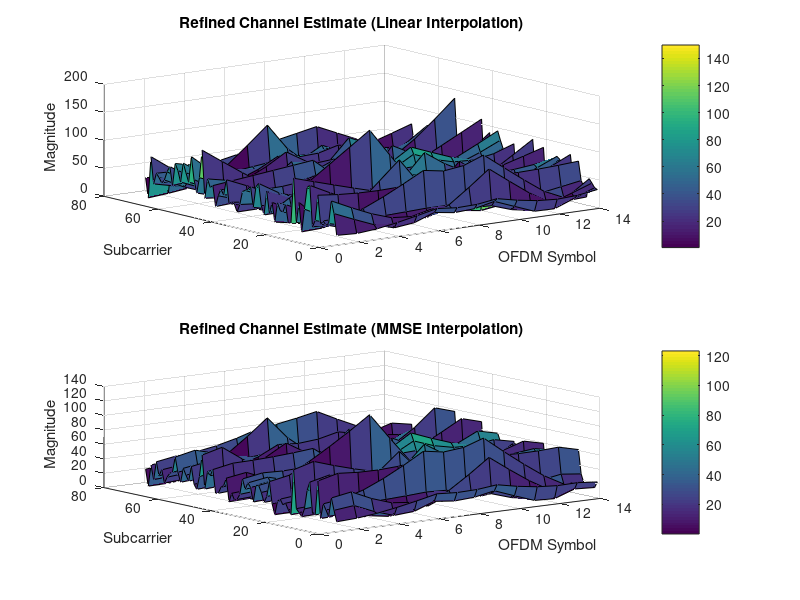
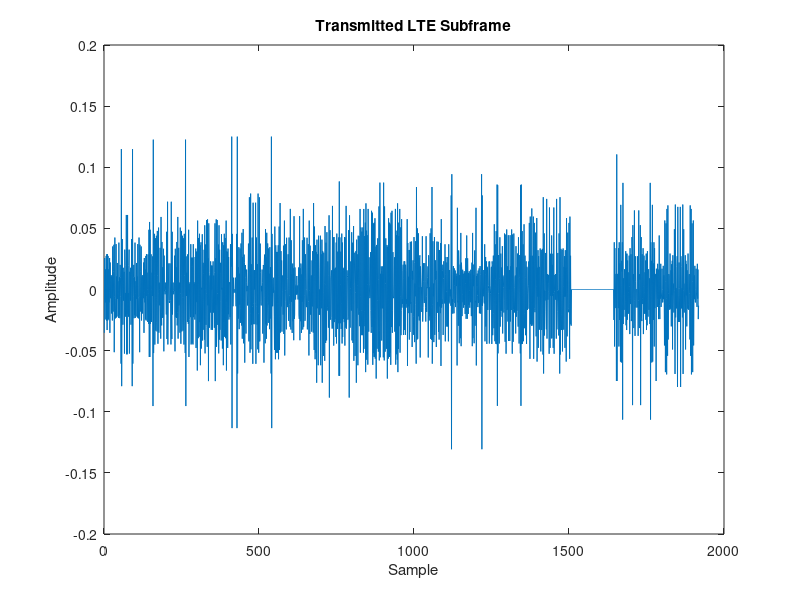
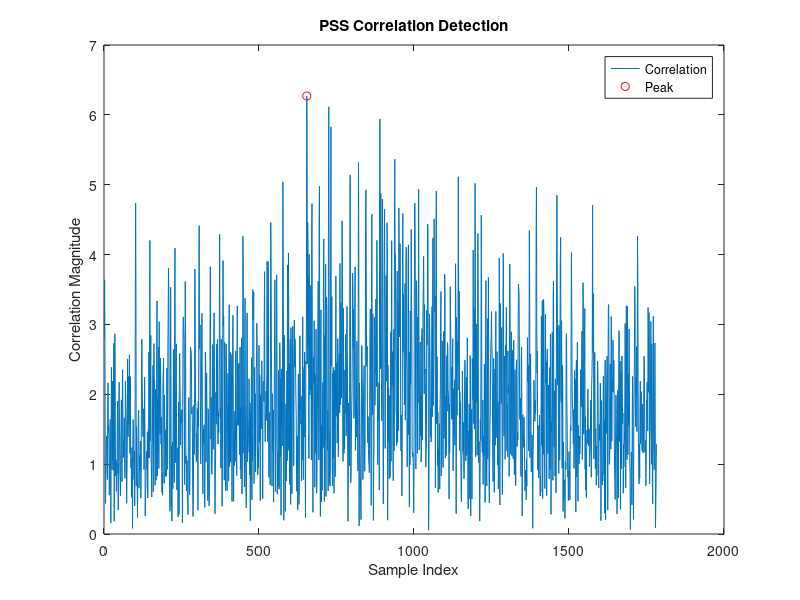
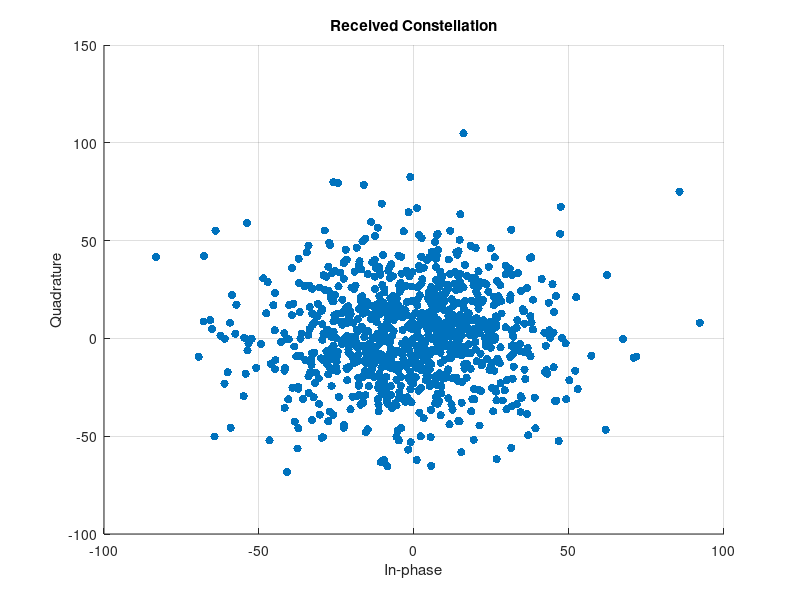

Here is the MATLAB script that generated these plots, in order: (Note: this script raises an error after producing the figures.)
%% Parameters
% LTE Parameters

bandwidth = 1.4e6;          % Bandwidth in Hz
Nrb = 6;                    % Number of resource blocks (1.4 MHz)
Nsc = 12;                   % Subcarriers per RB
Nfft = 128;                 % FFT size (for 1.4 MHz)
Ncp = 9;                    % Cyclic prefix length (~4.7 us)
numSymbols = 14;            % OFDM symbols per subframe (2 slots)
Fs = 1.92e6;                % Sampling rate
subframeDuration = 1e-3;    % 1 ms
Nsubcarriers = Nrb * Nsc;   % Total subcarriers (72)
SNR_dB = 10;                % SNR for AWGN channel
useFading = true;           % Enable multipath fading

% Cell ID Parameters
N_ID_2 = 0;                 % PSS index (0, 1, or 2)
N_ID_1 = 0;                 % SSS index (0 to 167)
PCI = 3 * N_ID_1 + N_ID_2;  % Physical Cell Identity


%% Generate PSS (Zadoff-Chu Sequence)
u = [25, 29, 34];          % Root indices for PSS (N_ID_2 = 0, 1, 2)
pssLen = 62;                % PSS sequence length
pssSeq = zeros(pssLen, 1);
for n = 0:pssLen-1
    pssSeq(n+1) = exp(-1i * pi * u(N_ID_2+1) * n * (n+1) / 63);
end
% Map PSS to 72 subcarriers (centered, DC unused)
pssGrid = zeros(Nsubcarriers, 1);
pssGrid(6:67) = pssSeq;     % Center 62 subcarriers

%% Generate Time-Domain PSS
pssFreq = zeros(Nfft, 1);
startIdx = (Nfft - Nsubcarriers) / 2 + 1; % = 29
pssFreq(startIdx:startIdx+Nsubcarriers-1) = pssGrid;
pssTime = ifft(pssFreq, Nfft);
pssTimeCP = [pssTime(end-Ncp+1:end); pssTime]; % CP + symbol

%% Generate SSS (Placeholder)
sssLen = 62;
sssSeq = exp(1i * pi * (0:sssLen-1)' / sssLen); % Simplified SSS
sssGrid = zeros(Nsubcarriers, 1);
sssGrid(6:67) = sssSeq;
% Time-domain SSS
sssFreq = zeros(Nfft, 1);
sssFreq(startIdx:startIdx+Nsubcarriers-1) = sssGrid;
sssTime = ifft(sssFreq, Nfft);
sssTimeCP = [sssTime(end-Ncp+1:end); sssTime];

%% Generate CRS (Simplified QPSK)
crsSeq = (randi([0 1], Nsubcarriers, 1) * 2 - 1) / sqrt(2);
crsPos = [1, 5, 8, 12];    % Symbols 0, 4, 7, 11 (0-based)

%% Generate Resource Grid (1 subframe)
resourceGrid = zeros(Nsubcarriers, numSymbols);
% PSS (symbol 6, slot 1)
resourceGrid(:, 7) = pssGrid;
% SSS (symbol 5, slot 1)
resourceGrid(:, 6) = sssGrid;
% CRS
for sym = crsPos
    resourceGrid(:, sym+1) = crsSeq;
end
% PBCH (symbols 7-10)
pbchData = (randi([0 1], Nsubcarriers*4, 1) * 2 - 1) / sqrt(2);
pbchGrid = reshape(pbchData, Nsubcarriers, 4);
resourceGrid(:, 8:11) = pbchGrid;
% PDSCH (remaining REs)
for sym = 1:numSymbols
    if ~ismember(sym, [6, 7, 8, 9, 10, 11, 12])
        resourceGrid(:, sym) = (randi([0 1], Nsubcarriers, 1) * 2 - 1) / sqrt(2);
    end
end

%% OFDM Modulation
txSubframe = zeros(Nfft + Ncp, numSymbols);
for sym = 1:numSymbols
    freqSym = zeros(Nfft, 1);
    freqSym(startIdx:startIdx+Nsubcarriers-1) = resourceGrid(:, sym);
    timeSym = ifft(freqSym, Nfft);
    txSubframe(:, sym) = [timeSym(end-Ncp+1:end); timeSym];
end
txFrame = txSubframe(:);

%% Channel Model
% AWGN
noisePower = 10^(-SNR_dB/10);
noise = sqrt(noisePower/2) * (randn(size(txFrame)) + 1i * randn(size(txFrame)));
rxFrame = txFrame + noise;

% Multipath Fading
if useFading
    tau = [0 1e-6]; % Delay spread
    pdb = [0 -3];   % Power delay profile
    fading = zeros(size(txFrame));
    for tap = 1:length(tau)
        gain = 10^(pdb(tap)/20) * (randn(size(txFrame)) + 1i * randn(size(txFrame))) / sqrt(2);
        delaySamples = round(tau(tap) * Fs);
        fading = fading + [zeros(delaySamples, 1); gain(1:end-delaySamples)];
    end
    rxFrame = conv(txFrame, fading, 'same') + noise;
end

%% CFO Estimation
cfoCorr = 0;
numSyms = floor(length(rxFrame) / (Nfft + Ncp));
for sym = 1:numSyms
    startIdx = (sym-1) * (Nfft + Ncp) + 1;
    cp = rxFrame(startIdx:startIdx+Ncp-1);
    tail = rxFrame(startIdx+Nfft:startIdx+Nfft+Ncp-1);
    cfoCorr = cfoCorr + sum(conj(cp) .* tail);
end
cfoEst = angle(cfoCorr) / (2 * pi * Nfft / Fs);
t = (0:length(rxFrame)-1)' / Fs;
rxFrame = rxFrame .* exp(-1i * 2 * pi * cfoEst * t); % CFO correction

%% PSS Detection (Time-Domain)
correlationLength = length(rxFrame) - length(pssTimeCP) + 1;
correlation = zeros(correlationLength, 1);
for i = 1:correlationLength
    segment = rxFrame(i:i+length(pssTimeCP)-1);
    if length(segment) == length(pssTimeCP)
        correlation(i) = abs(sum(conj(pssTimeCP) .* segment));
    end
end
[peakVal, peakPos] = max(correlation);
syncStart = peakPos; % Start of PSS symbol (including CP)

%% SSS Detection (Placeholder)
% Assume PSS detected, check SSS one symbol earlier
sssCorr = zeros(3, 1);
for i = 1:3
    sssTest = exp(1i * pi * (0:sssLen-1)' / sssLen * i);
    sssTestGrid = zeros(Nsubcarriers, 1);
    sssTestGrid(6:67) = sssTest;
    sssFreq = zeros(Nfft, 1);
    sssFreq(startIdx:startIdx+Nsubcarriers-1) = sssTestGrid;
    sssTestTime = ifft(sssFreq, Nfft);
    sssTestTimeCP = [sssTestTime(end-Ncp+1:end); sssTestTime];
    sssSegment = rxFrame(syncStart-(Nfft+Ncp):syncStart-(Nfft+Ncp)+length(pssTimeCP)-1);
    if length(sssSegment) == length(sssTestTimeCP)
        sssCorr(i) = abs(sum(conj(sssTestTimeCP) .* sssSegment));
    end
end
[~, detected_N_ID_1] = max(sssCorr);

%% OFDM Demodulation
rxGrid = zeros(Nsubcarriers, numSymbols);
for sym = 1:numSymbols
    startIdx = syncStart + (sym-6) * (Nfft + Ncp);  % Align symbol 6 with syncStart
    if startIdx > 0 && (startIdx + Ncp + Nfft - 1) <= length(rxFrame)
        rxSymbol = rxFrame(startIdx + Ncp : startIdx + Ncp + Nfft - 1);
        rxFFT = fft(rxSymbol, Nfft);
        rxGrid(:, sym) = rxFFT((Nfft - Nsubcarriers)/2 + 1 : (Nfft + Nsubcarriers)/2);
    end
end
%% Channel Estimation (LS)
H_est = zeros(Nsubcarriers, numSymbols);
for sym = crsPos
    H_est(:, sym+1) = rxGrid(:, sym+1) ./ crsSeq; % LS
end
for sc = 1:Nsubcarriers
    H_est(sc, :) = interp1(crsPos+1, H_est(sc, crsPos+1), 1:numSymbols, 'linear', 'extrap');
end
%% Improved Channel Estimation (Linear Interpolation)
H_est_refined = zeros(Nsubcarriers, numSymbols);

% Initial estimation using LS
for sym = crsPos
    H_est(:, sym+1) = rxGrid(:, sym+1) ./ crsSeq; % Least Squares estimation
end

% Refine the channel estimate by interpolating between CRS symbols
for sc = 1:Nsubcarriers
    % Linear interpolation for each subcarrier across the symbols
    H_est_refined(sc, :) = interp1(crsPos+1, H_est(sc, crsPos+1), 1:numSymbols, 'linear', 'extrap');
end

% Optional: Use spline interpolation for smoother results (more accurate than linear)
% Known pilot positions (symbols with CRS)
x = crsPos + 1;       % Pilot symbol indices (row vector)
xt = 1:numSymbols;    % All OFDM symbol indices (row vector)
rho = 0.9;            % Temporal correlation factor
noiseVar = 10^(-SNR_dB / 10);  % Noise variance

% Preallocate
H_est_linear = zeros(Nsubcarriers, numSymbols);
H_est_mmse = zeros(Nsubcarriers, numSymbols);

% Compute correlation matrices for MMSE
R_xx = rho .^ abs(x' - x);           % [4 x 4]
R_xt = rho .^ abs(xt(:) - x);        % [14 x 4]

for sc = 1:Nsubcarriers
    y = H_est(sc, x).';  % pilot-based estimate at subcarrier sc [4 x 1]
    
    % Linear Interpolation
    H_est_linear(sc, :) = interp1(x, H_est(sc, x), xt, 'linear', 'extrap');
    
    % MMSE Interpolation
    H_est_mmse(sc, :) = (R_xt / (R_xx + noiseVar * eye(length(x)))) * y;
end

%%

% Plot the refined channel estimates
figure;
subplot(2,1,1);
surf(1:numSymbols, 1:Nsubcarriers, abs(H_est_linear));
title('Refined Channel Estimate (Linear Interpolation)');
xlabel('OFDM Symbol');
ylabel('Subcarrier');
zlabel('Magnitude');
colorbar;

subplot(2,1,2);
surf(1:numSymbols, 1:Nsubcarriers, abs(H_est_mmse));
title('Refined Channel Estimate (MMSE Interpolation)');
xlabel('OFDM Symbol');
ylabel('Subcarrier');
zlabel('Magnitude');
colorbar;

%% PCFICH Detection and Decoding (QPSK on fixed locations)

% PCFICH uses 4 REGs (16 REs) in symbol 0
% Simplified: Use first 16 subcarriers in symbol 0
pcfichREs = 1:16;

% Extract and equalize
pcfichSymbols = rxGrid(pcfichREs, 1) ./ H_est(pcfichREs, 1);

% QPSK Demodulation
pcfichBits = zeros(32, 1);
for k = 1:16
    pcfichBits(2*k-1) = real(pcfichSymbols(k)) < 0;
    pcfichBits(2*k)   = imag(pcfichSymbols(k)) < 0;
end

% Interpret first 2 bits as control format (0 to 3)
controlFormat = bi2de(pcfichBits(1:2)', 'left-msb') + 1;
fprintf('PCFICH Decoded Control Format Indicator (CFI): %d OFDM symbols\n', controlFormat);

%% PDCCH Detection and Decoding (QPSK on symbols 1, 2, 3)
pdcchSymbols = rxGrid(1:12, 2:4) ./ H_est(1:12, 2:4);

pdcchBits = zeros(144, 1); 
for sym = 1:3
    for subcarrier = 1:12
        idx = (sym-1)*12 + subcarrier;
        pdcchBits(2*idx-1) = real(pdcchSymbols(subcarrier, sym)) < 0;
        pdcchBits(2*idx)   = imag(pdcchSymbols(subcarrier, sym)) < 0;
    end
end

disp('PDCCH Decoded (Placeholder)');
disp(pdcchBits(1:16)); 

%% PBCH Decoding and MIB Extraction 

pbchRx = rxGrid(:, 8:11) ./ H_est(:, 8:11);
pbchRx = pbchRx(:);
pbchBits = real(pbchRx) < 0;

% Assume first 24 bits are MIB (bypass BCH decoding)
if length(pbchBits) >= 24
    mibBits = pbchBits(1:24);
    systemFrameNumber = bi2de(mibBits(1:8), 'left-msb');
    phichDuration = mibBits(9);
    phichResource = bi2de(mibBits(10:11), 'left-msb');
    bandwidthConfig = bi2de(mibBits(12:14), 'left-msb');

    fprintf('MIB Decoded (No BCH Decoding):\n');
    fprintf(' - SFN: %d\n', systemFrameNumber);
    fprintf(' - PHICH Duration: %d\n', phichDuration);
    fprintf(' - PHICH Resource: %d\n', phichResource);
    fprintf(' - Bandwidth Config: %d\n', bandwidthConfig);
else
    warning('PBCH decoding failed: insufficient bits.');
end


%% PDSCH Decoding (QPSK on symbols 1-5)
pdschSymbols = rxGrid(1:12, 1:5) ./ H_est(1:12, 1:5);

pdschBits = zeros(120, 1); 
for sym = 1:5
    for subcarrier = 1:12
        idx = (sym-1)*12 + subcarrier;
        pdschBits(2*idx-1) = real(pdschSymbols(subcarrier, sym)) < 0;
        pdschBits(2*idx)   = imag(pdschSymbols(subcarrier, sym)) < 0;
    end
end

disp('PDSCH Decoded (Placeholder)');
disp(pdschBits(1:16)); 


%% Performance Metrics
numTrials = 100;
pssSuccess = 0;
for trial = 1:numTrials
    rxTrial = txFrame + sqrt(noisePower/2) * (randn(size(txFrame)) + 1i * randn(size(txFrame)));
    corr = zeros(correlationLength, 1);
    for i = 1:correlationLength
        segment = rxTrial(i:i+length(pssTimeCP)-1);
        if length(segment) == length(pssTimeCP)
            corr(i) = abs(sum(conj(pssTimeCP) .* segment));
        end
    end
    [~, peak] = max(corr);
    if abs(peak - syncStart) < 5
        pssSuccess = pssSuccess + 1;
    end
end
pssProb = pssSuccess / numTrials;
fprintf('PSS Detection Probability: %.2f%%\n', pssProb * 100);

%% Plotting
figure;
plot(real(txFrame));
title('Transmitted LTE Subframe');
xlabel('Sample');
ylabel('Amplitude');

figure;
plot(correlation);
hold on;
plot(peakPos, peakVal, 'ro');
title('PSS Correlation Detection');
xlabel('Sample Index');
ylabel('Correlation Magnitude');
legend('Correlation', 'Peak');

figure;
scatter(real(rxGrid(:)), imag(rxGrid(:)), 'filled');
title('Received Constellation');
xlabel('In-phase');
ylabel('Quadrature');
grid on;

figure;
surf(1:numSymbols, 1:Nsubcarriers, abs(H_est));
title('Channel Magnitude Estimate');
xlabel('OFDM Symbol');
ylabel('Subcarrier');
zlabel('Magnitude');

%% PBCH CRC Checking
% CRC Polynomial (CRC-24C)
crcPoly = [1 0 0 1 1 1 0 1 1 1];  % CRC-24C (standard LTE polynomial)

% Check CRC of MIB bits (first 24 bits)
mibCRCValid = checkCRC(mibBits, crcPoly);

if mibCRCValid
    fprintf('PBCH CRC Check Passed: MIB is valid.\n');
else
    fprintf('PBCH CRC Check Failed: MIB is invalid.\n');
end

function isValid = checkCRC(bits, crcPoly)
    % Ensure bits are row vectors
    bits = bits(:).';  % Ensure bits is a row vector
    
    % Perform CRC checking using the specified polynomial
    numBits = length(bits);
    crc = [bits, zeros(1, length(crcPoly) - 1)]; % Append zeros to bits for CRC calculation
    crcLength = length(crc);
    
    for i = 1:numBits  % Perform the division process
        if crc(i) == 1
            crc(i:i+length(crcPoly)-1) = mod(crc(i:i+length(crcPoly)-1) + crcPoly, 2);
        end
    end
    
    % The CRC is valid if the remainder is zero
    isValid = all(crc(end-length(crcPoly)+2:end) == 0);  % Check remainder for validity
end
